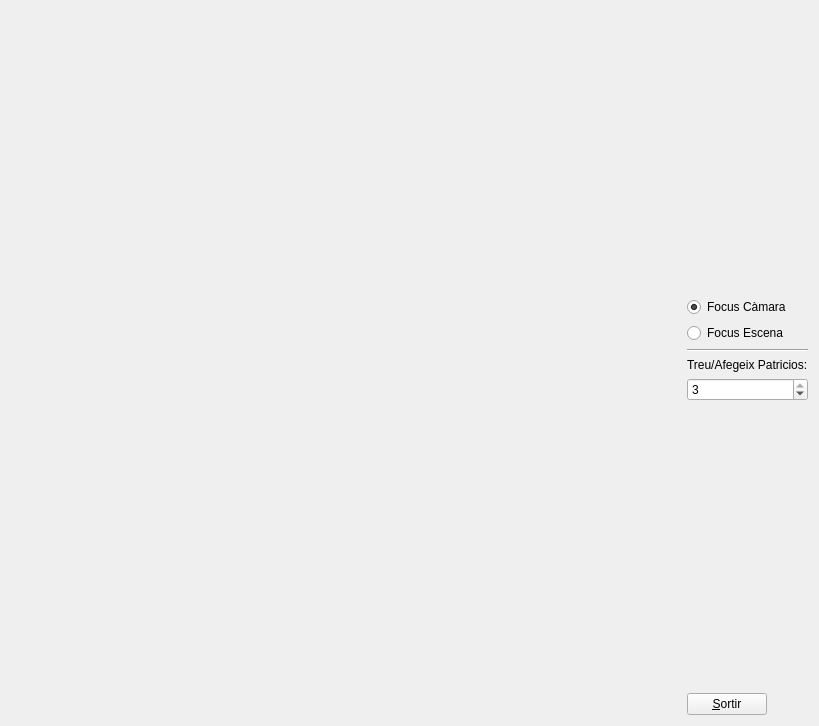
<?xml version="1.0" encoding="UTF-8"?>
<ui version="4.0">
 <class>MyForm</class>
 <widget class="QWidget" name="MyForm">
  <property name="geometry">
   <rect>
    <x>0</x>
    <y>0</y>
    <width>819</width>
    <height>726</height>
   </rect>
  </property>
  <property name="windowTitle">
   <string>IDI-Lab</string>
  </property>
  <layout class="QHBoxLayout" name="horizontalLayout">
   <item>
    <widget class="MyGLWidget" name="widget" native="true">
     <property name="sizePolicy">
      <sizepolicy hsizetype="Expanding" vsizetype="Expanding">
       <horstretch>0</horstretch>
       <verstretch>0</verstretch>
      </sizepolicy>
     </property>
    </widget>
   </item>
   <item>
    <layout class="QVBoxLayout" name="verticalLayout">
     <item>
      <spacer name="verticalSpacer_2">
       <property name="orientation">
        <enum>Qt::Vertical</enum>
       </property>
       <property name="sizeHint" stdset="0">
        <size>
         <width>20</width>
         <height>40</height>
        </size>
       </property>
      </spacer>
     </item>
     <item>
      <widget class="QRadioButton" name="radioButton">
       <property name="text">
        <string>Focus Càmara</string>
       </property>
       <property name="checked">
        <bool>true</bool>
       </property>
      </widget>
     </item>
     <item>
      <widget class="QRadioButton" name="radioButton_2">
       <property name="text">
        <string>Focus Escena</string>
       </property>
      </widget>
     </item>
     <item>
      <widget class="Line" name="line">
       <property name="orientation">
        <enum>Qt::Horizontal</enum>
       </property>
      </widget>
     </item>
     <item>
      <widget class="QLabel" name="label">
       <property name="text">
        <string>Treu/Afegeix Patricios:</string>
       </property>
      </widget>
     </item>
     <item>
      <widget class="QSpinBox" name="spinBox">
       <property name="maximum">
        <number>3</number>
       </property>
       <property name="value">
        <number>3</number>
       </property>
      </widget>
     </item>
     <item>
      <spacer name="verticalSpacer">
       <property name="orientation">
        <enum>Qt::Vertical</enum>
       </property>
       <property name="sizeHint" stdset="0">
        <size>
         <width>20</width>
         <height>40</height>
        </size>
       </property>
      </spacer>
     </item>
     <item>
      <widget class="QPushButton" name="pushButton">
       <property name="sizePolicy">
        <sizepolicy hsizetype="Fixed" vsizetype="Fixed">
         <horstretch>0</horstretch>
         <verstretch>0</verstretch>
        </sizepolicy>
       </property>
       <property name="text">
        <string>&amp;Sortir</string>
       </property>
      </widget>
     </item>
    </layout>
   </item>
  </layout>
 </widget>
 <customwidgets>
  <customwidget>
   <class>MyGLWidget</class>
   <extends>QWidget</extends>
   <header>MyGLWidget.h</header>
   <container>1</container>
   <slots>
    <signal>signalFocusCam()</signal>
    <signal>signalFocusEsc()</signal>
    <signal>signalPatricios(int)</signal>
    <slot>focusCam()</slot>
    <slot>focusEsc()</slot>
    <slot>slotPatricios(int)</slot>
   </slots>
  </customwidget>
 </customwidgets>
 <resources/>
 <connections>
  <connection>
   <sender>pushButton</sender>
   <signal>clicked()</signal>
   <receiver>MyForm</receiver>
   <slot>close()</slot>
   <hints>
    <hint type="sourcelabel">
     <x>736</x>
     <y>715</y>
    </hint>
    <hint type="destinationlabel">
     <x>839</x>
     <y>529</y>
    </hint>
   </hints>
  </connection>
  <connection>
   <sender>radioButton</sender>
   <signal>clicked()</signal>
   <receiver>widget</receiver>
   <slot>focusCam()</slot>
   <hints>
    <hint type="sourcelabel">
     <x>677</x>
     <y>297</y>
    </hint>
    <hint type="destinationlabel">
     <x>619</x>
     <y>261</y>
    </hint>
   </hints>
  </connection>
  <connection>
   <sender>radioButton_2</sender>
   <signal>clicked()</signal>
   <receiver>widget</receiver>
   <slot>focusEsc()</slot>
   <hints>
    <hint type="sourcelabel">
     <x>730</x>
     <y>334</y>
    </hint>
    <hint type="destinationlabel">
     <x>631</x>
     <y>381</y>
    </hint>
   </hints>
  </connection>
  <connection>
   <sender>widget</sender>
   <signal>signalFocusCam()</signal>
   <receiver>radioButton</receiver>
   <slot>click()</slot>
   <hints>
    <hint type="sourcelabel">
     <x>649</x>
     <y>157</y>
    </hint>
    <hint type="destinationlabel">
     <x>761</x>
     <y>288</y>
    </hint>
   </hints>
  </connection>
  <connection>
   <sender>widget</sender>
   <signal>signalFocusEsc()</signal>
   <receiver>radioButton_2</receiver>
   <slot>click()</slot>
   <hints>
    <hint type="sourcelabel">
     <x>476</x>
     <y>431</y>
    </hint>
    <hint type="destinationlabel">
     <x>730</x>
     <y>340</y>
    </hint>
   </hints>
  </connection>
  <connection>
   <sender>widget</sender>
   <signal>signalPatricios(int)</signal>
   <receiver>spinBox</receiver>
   <slot>setValue(int)</slot>
   <hints>
    <hint type="sourcelabel">
     <x>499</x>
     <y>555</y>
    </hint>
    <hint type="destinationlabel">
     <x>808</x>
     <y>396</y>
    </hint>
   </hints>
  </connection>
  <connection>
   <sender>spinBox</sender>
   <signal>valueChanged(int)</signal>
   <receiver>widget</receiver>
   <slot>slotPatricios(int)</slot>
   <hints>
    <hint type="sourcelabel">
     <x>798</x>
     <y>408</y>
    </hint>
    <hint type="destinationlabel">
     <x>606</x>
     <y>525</y>
    </hint>
   </hints>
  </connection>
 </connections>
</ui>
